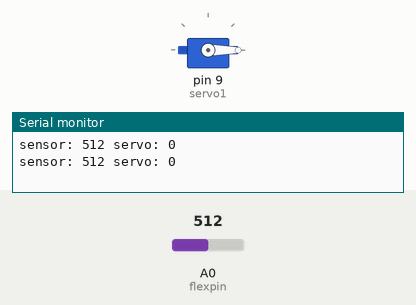
A sketch run on a simulated Arduino Uno, built with avr-gcc and run on an emulated ATmega328P. On the bench: servo, the last lines printed to the serial monitor. The inputs (shaded band) are chosen by the test bench; at power-on: A0 (flexpin) = 512.

Above: at 1.8 s.
1.9 s: A0 (flexpin) set to 1023
At 3.1 s:
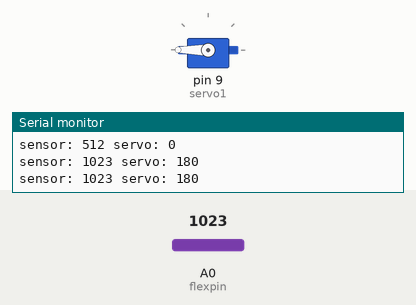
3.5 s: A0 (flexpin) set to 900
At 4.7 s:
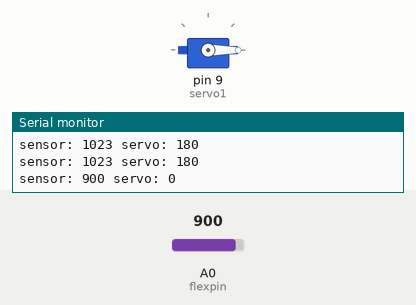
Timing chart, 0 to 6.5 s (numbered marks = the images above; inputs shaded):
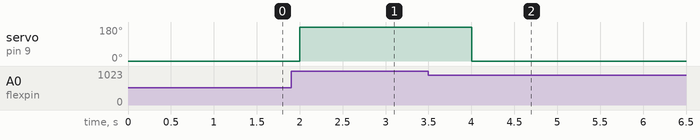

The sketch:

flex_test_by_servo.ino
```cpp
#include <Servo.h>

Servo servo1;
const int flexpin = 0;

void setup()
{
  Serial.begin(9600);
  servo1.attach(9);
}


void loop()
{
  int flexposition;
  int servoposition;
  flexposition = analogRead(flexpin);
  servoposition = map(flexposition, 999, 1019, 0, 180);
  servoposition = constrain(servoposition, 0, 180);
  servo1.write(servoposition);
  Serial.print("sensor: ");
  Serial.print(flexposition);
  Serial.print(" servo: ");
  Serial.println(servoposition);
  delay(1000);
}
```

Measured:
- after the input at 1.9 s, servo on pin 9 (servo1): 0° → 180° after 0.10 s
- after the input at 3.5 s, servo on pin 9 (servo1): 180° → 0° after 0.50 s
